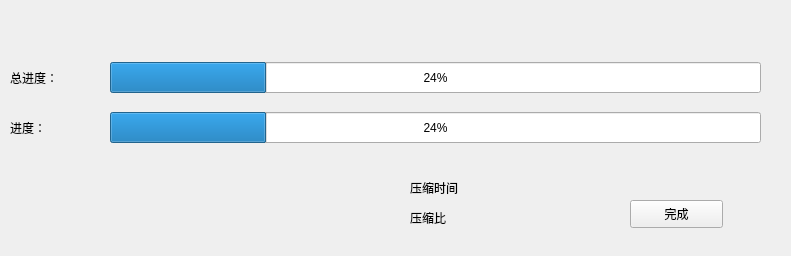
<?xml version="1.0" encoding="UTF-8"?>
<ui version="4.0">
 <class>processwidget</class>
 <widget class="QWidget" name="processwidget">
  <property name="geometry">
   <rect>
    <x>0</x>
    <y>0</y>
    <width>791</width>
    <height>256</height>
   </rect>
  </property>
  <property name="windowTitle">
   <string>process</string>
  </property>
  <widget class="QProgressBar" name="allprocess">
   <property name="geometry">
    <rect>
     <x>110</x>
     <y>62</y>
     <width>651</width>
     <height>31</height>
    </rect>
   </property>
   <property name="value">
    <number>24</number>
   </property>
  </widget>
  <widget class="QProgressBar" name="fileprocess">
   <property name="geometry">
    <rect>
     <x>110</x>
     <y>112</y>
     <width>651</width>
     <height>31</height>
    </rect>
   </property>
   <property name="value">
    <number>24</number>
   </property>
  </widget>
  <widget class="QLabel" name="label">
   <property name="geometry">
    <rect>
     <x>10</x>
     <y>70</y>
     <width>68</width>
     <height>15</height>
    </rect>
   </property>
   <property name="text">
    <string>总进度：</string>
   </property>
  </widget>
  <widget class="QLabel" name="label_2">
   <property name="geometry">
    <rect>
     <x>10</x>
     <y>120</y>
     <width>68</width>
     <height>15</height>
    </rect>
   </property>
   <property name="text">
    <string>进度：</string>
   </property>
  </widget>
  <widget class="QFrame" name="frame">
   <property name="geometry">
    <rect>
     <x>400</x>
     <y>170</y>
     <width>341</width>
     <height>80</height>
    </rect>
   </property>
   <property name="frameShape">
    <enum>QFrame::NoFrame</enum>
   </property>
   <property name="frameShadow">
    <enum>QFrame::Sunken</enum>
   </property>
   <property name="lineWidth">
    <number>0</number>
   </property>
   <widget class="QLabel" name="label_3">
    <property name="geometry">
     <rect>
      <x>10</x>
      <y>10</y>
      <width>68</width>
      <height>15</height>
     </rect>
    </property>
    <property name="text">
     <string>压缩时间</string>
    </property>
   </widget>
   <widget class="QLabel" name="label_5">
    <property name="geometry">
     <rect>
      <x>10</x>
      <y>40</y>
      <width>68</width>
      <height>15</height>
     </rect>
    </property>
    <property name="text">
     <string>压缩比</string>
    </property>
   </widget>
   <widget class="QLabel" name="compresstime">
    <property name="geometry">
     <rect>
      <x>90</x>
      <y>10</y>
      <width>68</width>
      <height>15</height>
     </rect>
    </property>
    <property name="text">
     <string/>
    </property>
   </widget>
   <widget class="QLabel" name="compressrate">
    <property name="geometry">
     <rect>
      <x>90</x>
      <y>40</y>
      <width>68</width>
      <height>15</height>
     </rect>
    </property>
    <property name="text">
     <string/>
    </property>
   </widget>
   <widget class="QPushButton" name="finish">
    <property name="geometry">
     <rect>
      <x>230</x>
      <y>30</y>
      <width>93</width>
      <height>28</height>
     </rect>
    </property>
    <property name="text">
     <string>完成</string>
    </property>
   </widget>
  </widget>
 </widget>
 <resources/>
 <connections/>
</ui>
